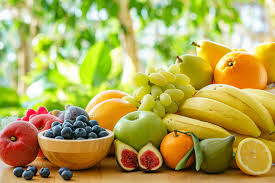
#> input picture Workshop/fruit_image.jpg, 275 x 183 px
$ jupyter execute --allow-errors Worksheet1_2417514.ipynb
#> lines starting #> are read from the running program, lines starting #| are printed output that depends on the picture; after the words box and inside, x2 and y2 are one past the last pixel; in counts of white or black regions, pixels touching at a corner belong together
[cell 1]
#Exercise 1 - Basic Image Processing
#SUvina Thapa
from PIL import Image
import numpy as np
import matplotlib.pyplot as plt

#Loading image
fruit_image = Image.open("fruit_image.jpg")
#> fruit_image is the input picture: PIL image 275x183 RGB; mean R, G, B 177.5, 167.6, 83.9

#Display image
#> (the rest of this cell did not finish here and is left out)

[cell 2]
#Converting image to nump array
image_array = np.array(fruit_image)

#to extraxt top left pixel
top_left = image_array[0:100, 0:100]

#Displaying
plt.imshow(top_left)
plt.title("Top left 100x100 pixels")
plt.axis("off")
plt.show()

[cell 3]
#Showing RGB channels
red = image_array[:, :, 0]
green = image_array[:, :, 1]
blue = image_array[:, :, 2]

plt.figure(figsize=(12,4))
plt.subplot(1,3,1)
plt.imshow(red, cmap='Reds')
plt.title("Red channel")
plt.axis("off")

plt.subplot(1,3,2)
plt.imshow(green, cmap='Greens')
plt.title("Green Channel")
plt.axis("off")

plt.subplot(1,3,3)
plt.imshow(green, cmap='Blues')
plt.title("Blue Channel")
plt.axis("off")

[cell 4]
#Modifying Top 100x100 pixel into 210
modified_image = image_array.copy()
#setting top-left 100x100 pixel to 210
modified_image[0:100, 0:100] = 210
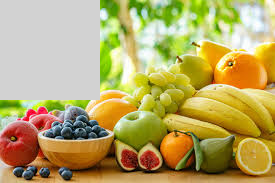
#> modified_image: shape (183, 275, 3); 19.87% of pixels changed, all inside (x1, y1, x2, y2) = (0, 0, 100, 100)
#Display
plt.imshow(modified_image)
plt.title("Modified Image")
plt.axis("off")
plt.show()

[cell 5]
#Exercise 2
#Loading and Dsiaplying Grayscale image
gray_image = Image.open("fruit_image.jpg").convert("L")
gray_array = np.array(gray_image)

plt.imshow(gray_array, cmap='gray')
plt.title("Grayscale Image")
plt.axis("off")
plt.show()

[cell 6]
#Extracting Middle Section
h,w = gray_array.shape
#> h = 183; w = 275

center_h = h // 2
#> center_h = 91
center_w = w // 2
#> center_w = 137

cropped = gray_array[center_h-75:center_h+75, center_w-75:center_w+75]
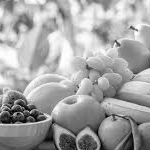
#> cropped: shape (150, 150); min 1, max 255, mean 164.3

plt.imshow(cropped, cmap='gray')
plt.title("Middle 150 x 150 pixel transformation")
plt.axis("off")
plt.show()

[cell 7]
# Aplling threshold
binary_image = gray_array.copy()
binary_image[binary_image < 100] = 0
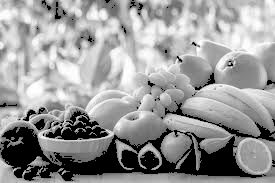
#> binary_image: shape (183, 275); min 0, max 255, mean 151.9
binary_image[binary_image >= 100] = 255
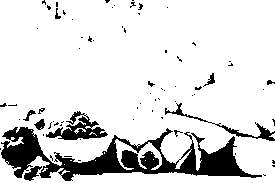
#> binary_image: shape (183, 275); 85.8% white; 72 black regions (60 under 20 px), largest, box (x1, y1, x2, y2) and area: (1, 127, 262, 181) 5277, (46, 111, 108, 140) 727, (165, 103, 275, 141) 425

plt.imshow(binary_image, cmap='gray')
plt.title("Binary image with Threshod")
plt.axis("off")
plt.show()

[cell 8]
#Image rotation 90 clockwise
rotated = gray_image.rotate(-90, expand=True)
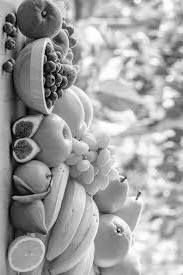
#> rotated: PIL image 183x275 L; min 0, max 255, mean 161

plt.imshow(rotated, cmap='gray')
plt.title("Rotated Image")
plt.axis("off")
plt.show()

[cell 9]
#Converting grayscale to rgb
rgb_image = gray_image.convert("RGB")
plt.imshow(rgb_image)
plt.title("Grayscale Converted image to RGB")
plt.axis()
plt.show()
print(np.array(gray_image).shape)
#| (183, 275)
print(np.array(rgb_image).shape)
#| (183, 275, 3)

[cell 10]
#Exercise 3
# PCA Image COmpression
#Load and prepare data
fruit_image = Image.open("fruit_image.jpg").convert("L")
image_array = np.array(fruit_image)
plt.imshow(image_array, cmap='gray')
plt.title("original Image")
plt.axis("off")
plt.show()
height,width = image_array.shape
#> height = 183; width = 275
data = image_array.reshape(height,width)

[cell 11]
#STanfardize data
mean = np.mean(data,axis=0)
#> mean = 275 values, max 178.5 at index 0, min 142 at index 193, mean 161
centered_data = data - mean

[cell 12]
#Covariance Matrix
cov_matrix = np.cov(centered_data, rowvar=False)
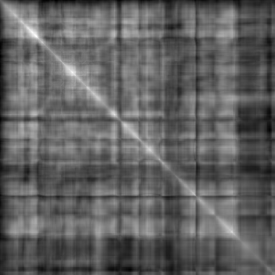
#> cov_matrix: shape (275, 275) float64; min -614.2, max 4748.8, mean 1424; drawn with min black and max white

[cell 13]
#Eigenvalues and Eigen vectors
eigenvalues, eigenvectors = np.linalg.eigh(cov_matrix)
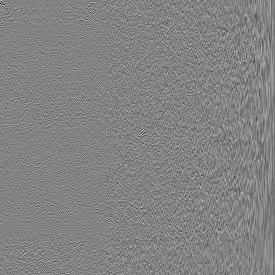
#> eigenvectors: shape (275, 275) float64; min -0.516, max 0.487, mean -0.000228; drawn with min black and max white
#> eigenvalues = 275 values from -3.28e-11 to 418970.8
#sortting descending
sorted_index = np.argsort(eigenvalues)[::-1]
#> sorted_index = 275 values, max 274 at index 0, min 0 at index 274, mean 137

eigenvalues = eigenvalues[sorted_index]
#> eigenvalues = 275 values, max 418970.8 at index 0, min -3.28e-11 at index 274, mean 2904
eigenvectors = eigenvectors[:, sorted_index]
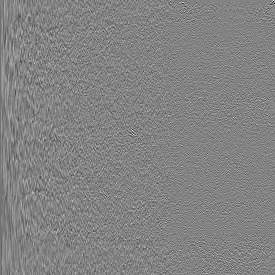
#> eigenvectors: shape (275, 275) float64; min -0.516, max 0.487, mean -0.000228; drawn with min black and max white

[cell 14]
#Variance PLot
variance = eigenvalues / np.sum(eigenvectors)
#> variance = 275 values from -24292.5 to 1.9e-12

plt.plot(np.cumsum(variance))
plt.title("Cumulative Variance")
plt.xlabel("Number of Components")
plt.ylabel("Variance")
plt.grid(True)
plt.show()
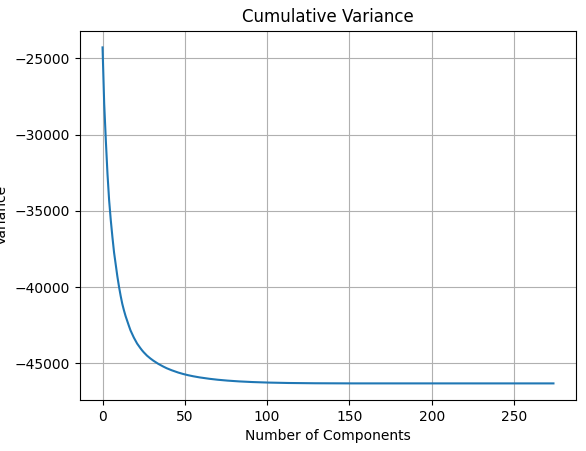
#> figure drawn by matplotlib, 1 panel; curve peaks at x = 0, y = -24292.5

[cell 15]
#Principal COmponents
k = 50
components = eigenvectors[:,:k]

[cell 16]
#Image compress
compressed_data = np.dot(centered_data, components)
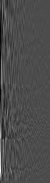
#> compressed_data: shape (183, 50) float64; min -698.9, max 1627.7, mean 0; drawn with min black and max white

[cell 17]
#Reconstruct Image
reconstructed = np.dot(compressed_data, components.T) + mean

[cell 18]
plt.figure(figsize=(12,6))

plt.subplot(1,3,1)
plt.imshow(image_array, cmap='gray')
plt.title("Original Image")
plt.axis("off")

plt.subplot(1,3,2)
plt.imshow(compressed_data, cmap='gray', aspect='auto')
plt.title("Compressed")
plt.axis("off")

plt.subplot(1,3,3)
plt.imshow(reconstructed, cmap='gray')
plt.title("Reconstructed Image")
plt.axis("off")

plt.show()
